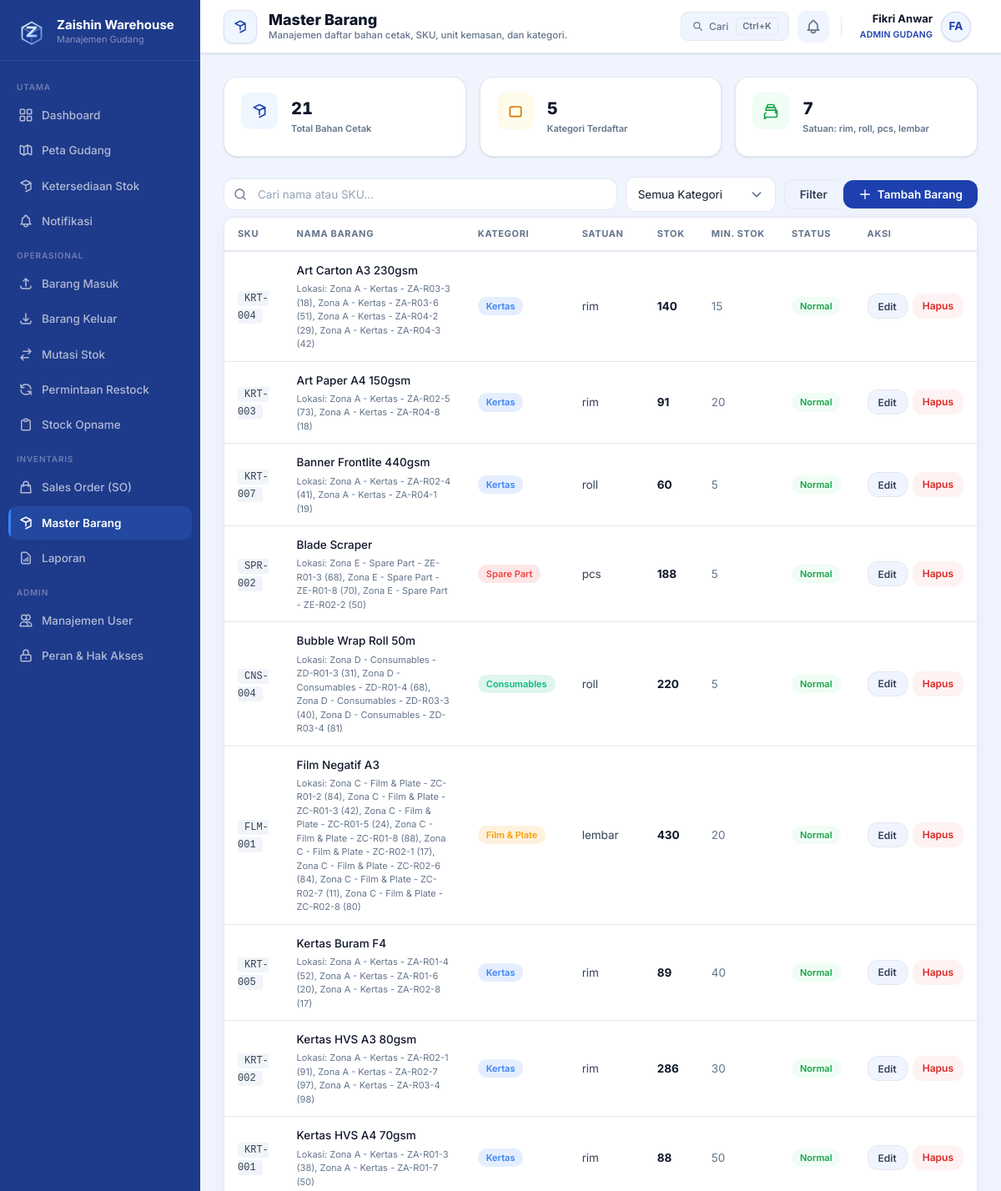
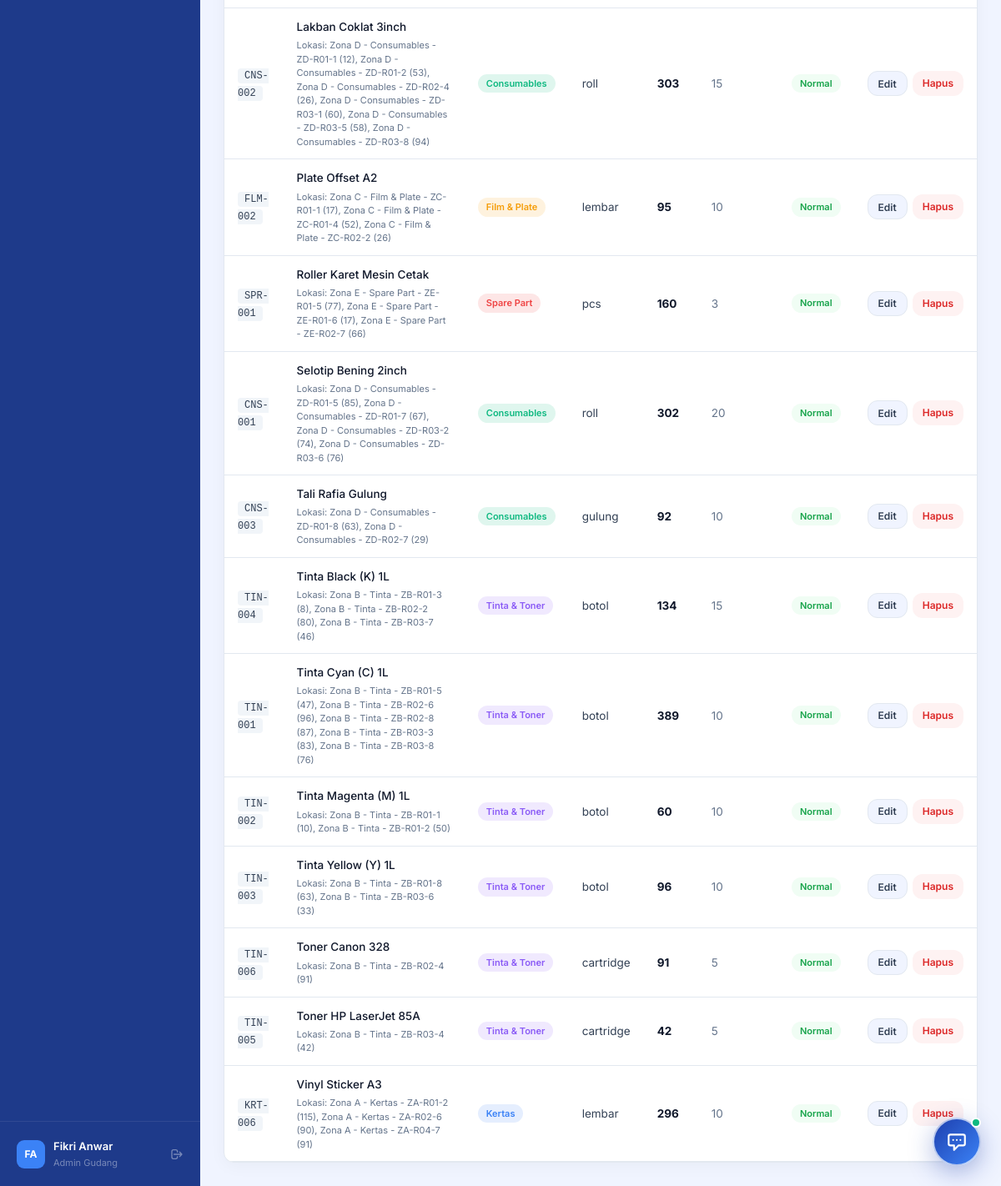
Page /index.php?page=items (signed in) on the committed database (2 pictures, top to bottom).
### tables this page shows
CREATE TABLE `items` (
  `id` int(11) NOT NULL,
  `sku` varchar(50) NOT NULL,
  `name` varchar(150) NOT NULL,
  `category_id` int(11) NOT NULL,
  `description` text DEFAULT NULL,
  `unit` varchar(20) NOT NULL DEFAULT 'pcs',
  `min_stock` int(11) NOT NULL DEFAULT 10,
  `qr_code` varchar(100) NOT NULL,
  `created_at` timestamp NOT NULL DEFAULT current_timestamp()
);

CREATE TABLE `categories` (
  `id` int(11) NOT NULL,
  `name` varchar(100) NOT NULL,
  `description` text DEFAULT NULL,
  `color` varchar(7) DEFAULT '#3b82f6',
  `created_at` timestamp NOT NULL DEFAULT current_timestamp()
);

### src/Controllers/ItemController.php (called while the page is built, shortened)
<?php
require_once __DIR__ . '/../../config/database.php';
require_once __DIR__ . '/../Models/Item.php';
$db     = getDB();
$search     = trim($_GET['q'] ?? '');
$catFilter  = (int)($_GET['cat'] ?? 0);
$items      = Item::search($db, $search, $catFilter);
$categories = Item::getCategories($db);
require_once __DIR__ . '/../Models/Transaction.php';
require __DIR__ . '/../Views/items/index.php';
require __DIR__ . '/../Views/layouts/main.php';

### index.php (called while the page is built, shortened)
<?php
$page   = $_GET['page']   ?? 'dashboard';
match ($page) {
    'login'     => require __DIR__ . '/src/Controllers/AuthController.php',
    'logout'    => require __DIR__ . '/src/Controllers/AuthController.php',
    'dashboard' => require __DIR__ . '/src/Controllers/DashboardController.php',
    'stock'     => require __DIR__ . '/src/Controllers/StockViewController.php',
    'items'     => require __DIR__ . '/src/Controllers/ItemController.php',
    'zones'     => require __DIR__ . '/src/Controllers/ZoneController.php',
    'inbound'   => require __DIR__ . '/src/Controllers/InboundController.php',
    'outbound'  => require __DIR__ . '/src/Controllers/OutboundController.php',
    'restock'   => require __DIR__ . '/src/Controllers/RestockController.php',
    'reports'   => require __DIR__ . '/src/Controllers/ReportController.php',
    'users'     => require __DIR__ . '/src/Controllers/UserController.php',
    'roles'     => require __DIR__ . '/src/Controllers/RoleController.php',
    'opname'      => require __DIR__ . '/src/Controllers/OpnameController.php',
    'opname-scan' => require __DIR__ . '/src/Controllers/OpnameController.php',
    'notifications' => require __DIR__ . '/src/Controllers/NotificationController.php',
    'sales-orders' => require __DIR__ . '/src/Controllers/SalesOrderController.php',
    'relocation' => require __DIR__ . '/src/Controllers/RelocationController.php',
    default     => require __DIR__ . '/src/Controllers/DashboardController.php',
};

### src/Models/Item.php (called while the page is built, shortened)
<?php
class Item {
    public static function search(PDO $db, string $search = '', int $catFilter = 0) {
        $sql = "SELECT i.*, c.name AS cat_name, c.color AS cat_color, COALESCE(SUM(s.quantity),0) AS total_stock
                FROM items i JOIN categories c ON i.category_id=c.id
                LEFT JOIN stock s ON i.id=s.item_id";
        $where = []; $params = [];
        $sql .= " GROUP BY i.id ORDER BY i.name";
        $stmt = $db->prepare($sql);
        $stmt->execute($params);
        return $stmt->fetchAll();
    }
    public static function getCategories(PDO $db) {
        return $db->query("SELECT * FROM categories ORDER BY name")->fetchAll();
    }
    public static function getStorageSlots(PDO $db, int $itemId) {
        $stmt = $db->prepare("SELECT r.rack_code, rs.slot_number, s.quantity, z.name AS zone_name
                              FROM stock s
                              JOIN rack_slots rs ON s.rack_slot_id = rs.id
                              JOIN racks r ON rs.rack_id = r.id
                              JOIN zones z ON r.zone_id = z.id
                              WHERE s.item_id = ? AND s.quantity > 0
                              ORDER BY z.name, r.rack_code, rs.slot_number");
        $stmt->execute([$itemId]);
        return $stmt->fetchAll();
    }
}

### src/Views/items/index.php (the view, shortened to what this page needs)
<?php
$totalCount = count($items);
$totalCategories = count($categories);
$units = array_unique(array_filter(array_map(fn($i) => trim($i['unit']), $items)));
$totalUnits = count($units);
$unitsList = implode(', ', array_slice($units, 0, 4));
?>
<div class="kpi-grid mb-24 kpi-grid-3">
  <div class="kpi-card primary kpi-card-row">
    <div class="kpi-icon kpi-icon-items primary">
      <svg fill="none" stroke="currentColor" viewBox="0 0 24 24" class="icon-20"><path stroke-linecap="round" stroke-linejoin="round" stroke-width="2" d="M20 7l-8-4-8 4m16 0l-8 4m8-4v10l-8 4m0-10L4 7m8 10V11"/></svg>
    </div>
    <div>
      <div class="kpi-value kpi-value-sm"><?= $totalCount ?></div>
      <div class="kpi-label kpi-label-sm">Total Bahan Cetak</div>
    </div>
  </div>
  <div class="kpi-card warning kpi-card-row">
    <div class="kpi-icon kpi-icon-items warning">
      <svg fill="none" stroke="currentColor" viewBox="0 0 24 24" class="icon-20"><path stroke-linecap="round" stroke-linejoin="round" stroke-width="2" d="M7 7h.01M6 20h12a2 2 0 002-2V8a2 2 0 00-2-2H6a2 2 0 00-2 2v10a2 2 0 002 2z"/></svg>
    </div>
    <div>
      <div class="kpi-value kpi-value-sm"><?= $totalCategories ?></div>
      <div class="kpi-label kpi-label-sm">Kategori Terdaftar</div>
    </div>
  </div>
  <div class="kpi-card success kpi-card-row">
    <div class="kpi-icon kpi-icon-items success">
      <svg fill="none" stroke="currentColor" viewBox="0 0 24 24" class="icon-20"><path stroke-linecap="round" stroke-linejoin="round" stroke-width="2" d="M19 11H5m14 0a2 2 0 012 2v6a2 2 0 01-2 2H5a2 2 0 01-2 2v-6a2 2 0 012-2m14 0V9a2 2 0 00-2-2M5 11V9a2 2 0 012-2m0 0V5a2 2 0 012-2h6a2 2 0 012 2v2M7 7h10"/></svg>
    </div>
    <div>
      <div class="kpi-value kpi-value-sm"><?= $totalUnits ?></div>
      <div class="kpi-label kpi-label-sm">Satuan: <?= htmlspecialchars($unitsList) ?></div>
    </div>
  </div>
</div>
<div class="flex-between mb-6">
  <form method="GET" action="index.php" class="items-filter-form">
    <div class="position-relative flex-1">
      <input name="q" type="text" class="form-control pl-40" placeholder="Cari nama atau SKU..."
        value="<?= htmlspecialchars($_GET['q'] ?? '') ?>"/>
    </div>
    <button type="submit" class="btn btn-secondary">Filter</button>
  </form>
  <button class="btn btn-primary" onclick="openModal('modal-item')">
    <svg fill="none" stroke="currentColor" viewBox="0 0 24 24"><path stroke-linecap="round" stroke-linejoin="round" stroke-width="2" d="M12 4v16m8-8H4"/></svg>
    Tambah Barang
  </button>
</div>
<div class="card">
  <div class="table-wrapper">
    <table>
      <thead>
        <tr>
          <th>SKU</th><th>Nama Barang</th><th>Kategori</th>
          <th>Satuan</th><th>Stok</th><th>Min. Stok</th><th>Status</th><th>Aksi</th>
        </tr>
      </thead>
      <tbody>
        <?php if (empty($items)): ?>
        <tr><td colspan="8" class="text-center text-muted p-40">Tidak ada barang ditemukan</td></tr>
        <?php else: foreach ($items as $item): ?>
        <?php
          $status = 'normal';
        ?>
        <tr>
          <td><span class="sku-badge"><?= htmlspecialchars($item['sku']) ?></span></td>
          <td class="font-500-main">
            <?= htmlspecialchars($item['name']) ?>
            <?php
              $slots = Item::getStorageSlots($db, $item['id']);
              if (!empty($slots)):
            ?>
            <div class="item-loc-info">
              Lokasi:
              <?php
                $locs = [];
                foreach ($slots as $sl) {
                    $locs[] = htmlspecialchars($sl['zone_name'] . ' - ' . $sl['rack_code'] . '-' . $sl['slot_number'] . ' (' . $sl['quantity'] . ')');
                }
                echo implode(', ', $locs);
              ?>
            </div>
            <?php else: ?>
            <div class="item-no-loc">
              Belum ditempatkan
            </div>
            <?php endif; ?>
          </td>
          <td>
            <span class="badge" style="background:<?= htmlspecialchars($item['cat_color']) ?>22;color:<?= htmlspecialchars($item['cat_color']) ?>">
              <?= htmlspecialchars($item['cat_name']) ?>
            </span>
          </td>
          <td><?= htmlspecialchars($item['unit']) ?></td>
          <td class="font-bold-main"><?= number_format($item['total_stock']) ?></td>
          <td class="text-muted"><?= $item['min_stock'] ?></td>
          <td>
            <?php if ($status === 'empty'): ?>
            <span class="badge badge-danger">Habis</span>
            <?php elseif ($status === 'low'): ?>
            <span class="badge badge-warning">Rendah</span>
            <?php else: ?>
            <span class="badge badge-success">Normal</span>
            <?php endif; ?>
          </td>
          <td>
            <div class="d-flex gap-6">
              <button class="btn btn-secondary btn-sm" onclick='editItem(<?= json_encode($item) ?>)'>Edit</button>
              <a href="index.php?page=items&action=delete&id=<?= $item['id'] ?>"
                class="btn btn-sm btn-danger-soft"
                onclick="deleteItem(event, this.href, '<?= htmlspecialchars($item['name'], ENT_QUOTES) ?>')">Hapus</a>
            </div>
          </td>
        </tr>
        <?php endforeach; endif; ?>
      </tbody>
    </table>
  </div>
</div>

### rows in the picture
items: sku "KRT-004", name "Art Carton A3 230gsm", locs "Zona A - Kertas - ZA-R03-3 (18), Zona A - Kertas - ZA-R03-6 (51), Zona A - Kertas - ZA-R04-2 (29), Zona A - Kertas - ZA-R04-3 (42)", category.name "Kertas", unit "rim", total_stock "140", min_stock "15"
items: sku "KRT-003", name "Art Paper A4 150gsm", locs "Zona A - Kertas - ZA-R02-5 (73), Zona A - Kertas - ZA-R04-8 (18)", category.name "Kertas", unit "rim", total_stock "91", min_stock "20"
items: sku "KRT-007", name "Banner Frontlite 440gsm", locs "Zona A - Kertas - ZA-R02-4 (41), Zona A - Kertas - ZA-R04-1 (19)", category.name "Kertas", unit "roll", total_stock "60", min_stock "5"
items: sku "SPR-002", name "Blade Scraper", locs "Zona E - Spare Part - ZE-R01-3 (68), Zona E - Spare Part - ZE-R01-8 (70), Zona E - Spare Part - ZE-R02-2 (50)", category.name "Spare Part", unit "pcs", total_stock "188", min_stock "5"
items: sku "CNS-004", name "Bubble Wrap Roll 50m", locs "Zona D - Consumables - ZD-R01-3 (31), Zona D - Consumables - ZD-R01-4 (68), Zona D - Consumables - ZD-R03-3 (40), Zona D - Consumables - ZD-R03-4 (81)", category.name "Consumables", unit "roll", total_stock "220", min_stock "5"
items: sku "FLM-001", name "Film Negatif A3", locs "Zona C - Film & Plate - ZC-R01-2 (84), Zona C - Film & Plate - ZC-R01-3 (42), Zona C - Film & Plate - ZC-R01-5 (24), Zona C - Film & Plate - ZC-R01-8 (88), Zona C - Film & Plate - ZC-R02-1 (17), Zona C - Film & Plate - ZC-R02-6 (84), Zona C - Film & Plate - ZC-R02-7 (11), Zona C - Film & Plate - ZC-R02-8 (80)", category.name "Film & Plate", unit "lembar", total_stock "430", min_stock "20"
items: sku "KRT-005", name "Kertas Buram F4", locs "Zona A - Kertas - ZA-R01-4 (52), Zona A - Kertas - ZA-R01-6 (20), Zona A - Kertas - ZA-R02-8 (17)", category.name "Kertas", unit "rim", total_stock "89", min_stock "40"
items: sku "KRT-002", name "Kertas HVS A3 80gsm", locs "Zona A - Kertas - ZA-R02-1 (91), Zona A - Kertas - ZA-R02-7 (97), Zona A - Kertas - ZA-R03-4 (98)", category.name "Kertas", unit "rim", total_stock "286", min_stock "30"
items: sku "KRT-001", name "Kertas HVS A4 70gsm", locs "Zona A - Kertas - ZA-R01-3 (38), Zona A - Kertas - ZA-R01-7 (50)", category.name "Kertas", unit "rim", total_stock "88", min_stock "50"
items: sku "CNS-002", name "Lakban Coklat 3inch", locs "Zona D - Consumables - ZD-R01-1 (12), Zona D - Consumables - ZD-R01-2 (53), Zona D - Consumables - ZD-R02-4 (26), Zona D - Consumables - ZD-R03-1 (60), Zona D - Consumables - ZD-R03-5 (58), Zona D - Consumables - ZD-R03-8 (94)", category.name "Consumables", unit "roll", total_stock "303", min_stock "15"
items: sku "FLM-002", name "Plate Offset A2", locs "Zona C - Film & Plate - ZC-R01-1 (17), Zona C - Film & Plate - ZC-R01-4 (52), Zona C - Film & Plate - ZC-R02-2 (26)", category.name "Film & Plate", unit "lembar", total_stock "95", min_stock "10"
items: sku "SPR-001", name "Roller Karet Mesin Cetak", locs "Zona E - Spare Part - ZE-R01-5 (77), Zona E - Spare Part - ZE-R01-6 (17), Zona E - Spare Part - ZE-R02-7 (66)", category.name "Spare Part", unit "pcs", total_stock "160", min_stock "3"
items: sku "CNS-001", name "Selotip Bening 2inch", locs "Zona D - Consumables - ZD-R01-5 (85), Zona D - Consumables - ZD-R01-7 (67), Zona D - Consumables - ZD-R03-2 (74), Zona D - Consumables - ZD-R03-6 (76)", category.name "Consumables", unit "roll", total_stock "302", min_stock "20"
items: sku "CNS-003", name "Tali Rafia Gulung", locs "Zona D - Consumables - ZD-R01-8 (63), Zona D - Consumables - ZD-R02-7 (29)", category.name "Consumables", unit "gulung", total_stock "92", min_stock "10"
items: sku "TIN-004", name "Tinta Black (K) 1L", locs "Zona B - Tinta - ZB-R01-3 (8), Zona B - Tinta - ZB-R02-2 (80), Zona B - Tinta - ZB-R03-7 (46)", category.name "Tinta & Toner", unit "botol", total_stock "134", min_stock "15"
items: sku "TIN-001", name "Tinta Cyan (C) 1L", locs "Zona B - Tinta - ZB-R01-5 (47), Zona B - Tinta - ZB-R02-6 (96), Zona B - Tinta - ZB-R02-8 (87), Zona B - Tinta - ZB-R03-3 (83), Zona B - Tinta - ZB-R03-8 (76)", category.name "Tinta & Toner", unit "botol", total_stock "389", min_stock "10"
items: sku "TIN-002", name "Tinta Magenta (M) 1L", locs "Zona B - Tinta - ZB-R01-1 (10), Zona B - Tinta - ZB-R01-2 (50)", category.name "Tinta & Toner", unit "botol", total_stock "60", min_stock "10"
items: sku "TIN-003", name "Tinta Yellow (Y) 1L", locs "Zona B - Tinta - ZB-R01-8 (63), Zona B - Tinta - ZB-R03-6 (33)", category.name "Tinta & Toner", unit "botol", total_stock "96", min_stock "10"
items: sku "TIN-006", name "Toner Canon 328", locs "Zona B - Tinta - ZB-R02-4 (91)", category.name "Tinta & Toner", unit "cartridge", total_stock "91", min_stock "5"
items: sku "TIN-005", name "Toner HP LaserJet 85A", locs "Zona B - Tinta - ZB-R03-4 (42)", category.name "Tinta & Toner", unit "cartridge", total_stock "42", min_stock "5"
items: sku "KRT-006", name "Vinyl Sticker A3", locs "Zona A - Kertas - ZA-R01-2 (115), Zona A - Kertas - ZA-R02-6 (90), Zona A - Kertas - ZA-R04-7 (91)", category.name "Kertas", unit "lembar", total_stock "296", min_stock "10"

### other values in the picture
$_SESSION['user_avatar'] "FA"
$_SESSION['user_name'] "Fikri Anwar"
roleLabel($_SESSION['user_role'] ?? '') "Admin Gudang"
$pageTitle "Master Barang"
$pageSubtitle "Manajemen daftar bahan cetak, SKU, unit kemasan, dan kategori."
roleLabel($_SESSION['user_role'] ?? '') "ADMIN GUDANG"
$totalCount "21"
$totalCategories "5"
$totalUnits "7"
$unitsList "rim, roll, pcs, lembar"
